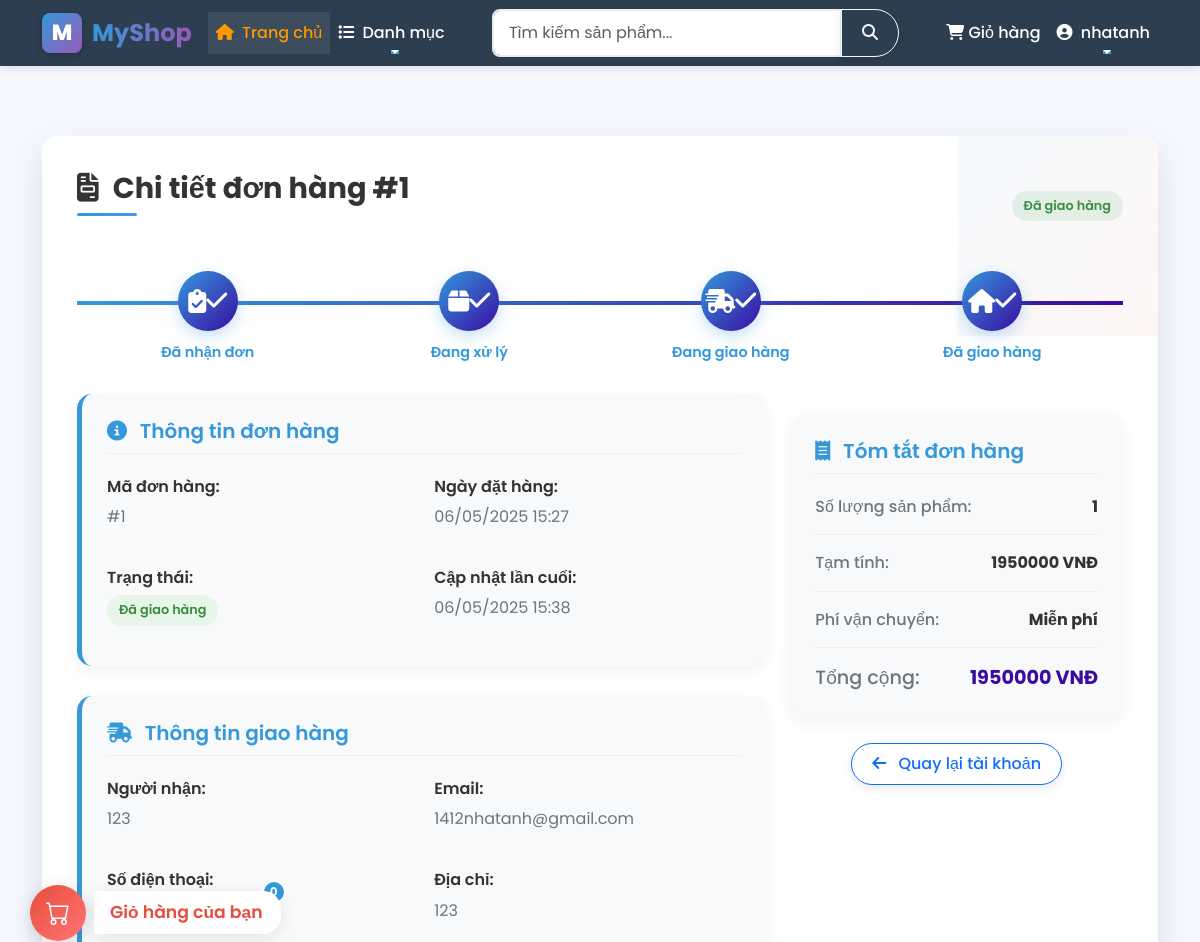
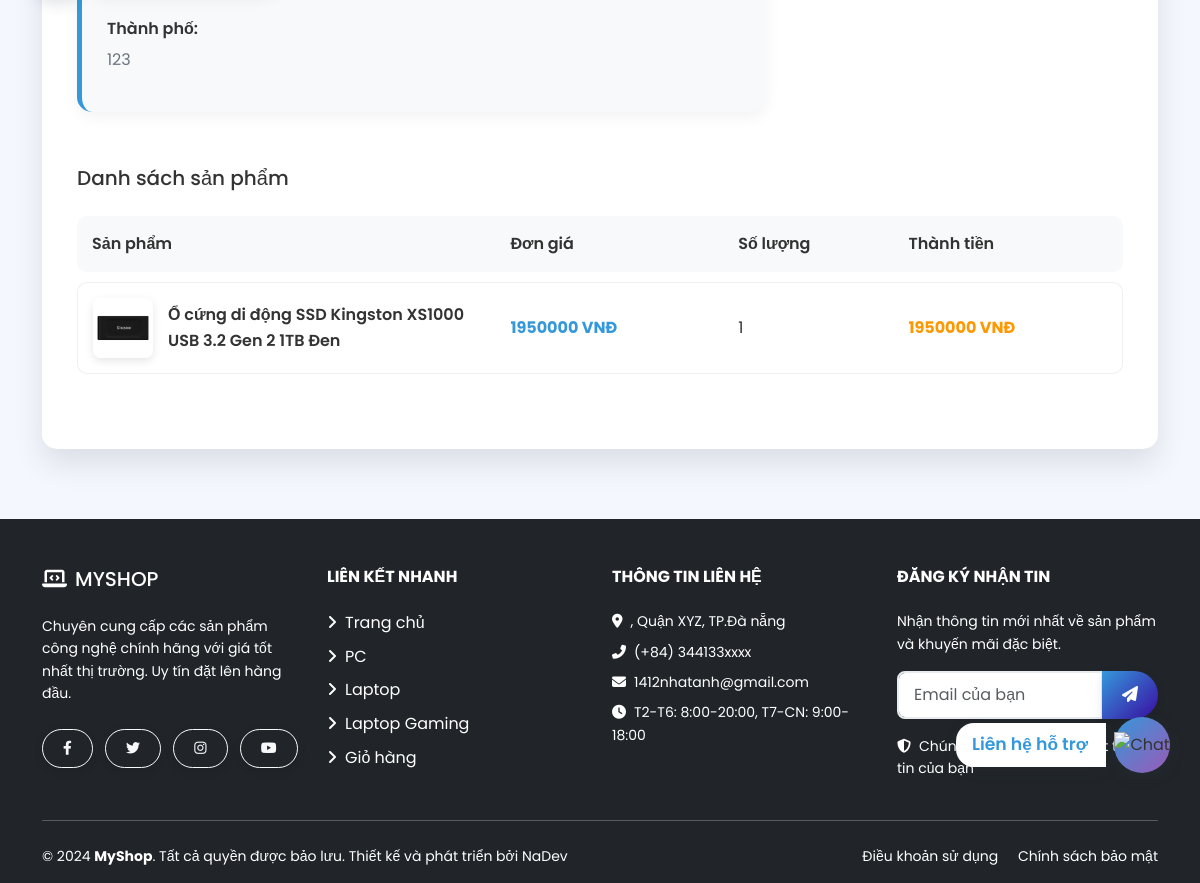
The page /order/1/ (signed in) on the database its author committed (2 pictures, top to bottom).
### shop/models.py (models this page shows, shortened)
class Order(models.Model):
    STATUS_CHOICES = (
        ('pending', 'Chờ xác nhận'),
        ('processing', 'Đang xử lý'),
        ('shipped', 'Đang giao hàng'),
        ('delivered', 'Đã giao hàng'),
        ('cancelled', 'Đã hủy'),
    )
    user = models.ForeignKey(User, on_delete=models.CASCADE, related_name='orders')
    full_name = models.CharField(max_length=100)
    email = models.EmailField()
    phone = models.CharField(max_length=15)
    address = models.TextField()
    city = models.CharField(max_length=100)
    status = models.CharField(max_length=20, choices=STATUS_CHOICES, default='pending')
    total_amount = models.DecimalField(max_digits=12, decimal_places=2)
    created_at = models.DateTimeField(auto_now_add=True)
    updated_at = models.DateTimeField(auto_now=True)
    class Meta:
        ordering = ['-created_at']
    @property
    def get_status_display_vi(self):
        status_map = dict(self.STATUS_CHOICES)
        return status_map.get(self.status, self.status)

class OrderItem(models.Model):
    order = models.ForeignKey(Order, on_delete=models.CASCADE, related_name='items')
    product = models.ForeignKey(Product, on_delete=models.SET_NULL, null=True)
    product_name = models.CharField(max_length=200)  # Lưu tên sản phẩm để phòng trường hợp sản phẩm bị xóa
    product_price = models.DecimalField(max_digits=10, decimal_places=2)  # Lưu giá sản phẩm tại thời điểm mua
    quantity = models.PositiveIntegerField(default=1)
    @property
    def get_total(self):
        return self.product_price * self.quantity

class Product(models.Model):
    CATEGORY_CHOICES = [
        ('PC', 'PC'),
        ('Laptop', 'Laptop'),
        ('Laptop Gaming', 'Laptop Gaming'),
        ('Laptop office', 'Laptop Văn Phòng'),
        ('phụ kiện máy tính', 'Phụ kiện máy tính'),
    ]
    name = models.CharField(max_length=200)
    category = models.CharField(max_length=20, choices=CATEGORY_CHOICES)
    price = models.DecimalField(max_digits=10, decimal_places=2)
    description = models.TextField()
    image = models.ImageField(upload_to='products/')
    created_at = models.DateTimeField(auto_now_add=True)
    colors = models.CharField(max_length=200, blank=True, help_text="Các màu sắc, phân cách bằng dấu phẩy")
    rating = models.DecimalField(max_digits=3, decimal_places=1, default=0.0,
                               help_text="Đánh giá trung bình (0.0-5.0)")
    rating_count = models.IntegerField(default=0, help_text="Số lượng đánh giá")

### shop/views.py (the view)
# urls.py: path('order/<int:order_id>/', order_detail, name='order_detail'),
@login_required(login_url='login')
def order_detail(request, order_id):
    order = get_object_or_404(Order, id=order_id, user=request.user)
    order_items = OrderItem.objects.filter(order=order)
    context = {
        'order': order,
        'order_items': order_items,
    }
    return render(request, 'shop/order_detail.html', context)

### shop/templates/shop/order_detail.html (shortened to what this page needs)
{% extends 'shop/base.html' %}
{% load static %}
{% block content %}
<div class="order-detail-section">
    <div class="d-flex justify-content-between align-items-center mb-4">
        <h1 class="page-title">
            <i class="fas fa-file-invoice me-2"></i> Chi tiết đơn hàng #{{ order.id }}
        </h1>
        <span class="status-badge status-{{ order.status }}">
            {{ order.get_status_display_vi }}
        </span>
    </div>
    <div class="progress-track-container">
        <div class="progress-track">
            <div class="progress-line" id="progress-line"></div>
            <div class="progress-step {% if order.status == 'pending' or order.status == 'processing' or order.status == 'shipped' or order.status == 'delivered' %}active{% endif %} {% if order.status == 'processing' or order.status == 'shipped' or order.status == 'delivered' %}completed{% endif %}" data-step="1">
                <div class="progress-step-icon">
                    <i class="fas fa-clipboard-check"></i>
                </div>
                <div class="progress-step-text">Đã nhận đơn</div>
            </div>
            <div class="progress-step {% if order.status == 'processing' or order.status == 'shipped' or order.status == 'delivered' %}active{% endif %} {% if order.status == 'shipped' or order.status == 'delivered' %}completed{% endif %}" data-step="2">
                <div class="progress-step-icon">
                    <i class="fas fa-box"></i>
                </div>
                <div class="progress-step-text">Đang xử lý</div>
            </div>
            <div class="progress-step {% if order.status == 'shipped' or order.status == 'delivered' %}active{% endif %} {% if order.status == 'delivered' %}completed{% endif %}" data-step="3">
                <div class="progress-step-icon">
                    <i class="fas fa-shipping-fast"></i>
                </div>
                <div class="progress-step-text">Đang giao hàng</div>
            </div>
            <div class="progress-step {% if order.status == 'delivered' %}active completed{% endif %}" data-step="4">
                <div class="progress-step-icon">
                    <i class="fas fa-home"></i>
                </div>
                <div class="progress-step-text">Đã giao hàng</div>
            </div>
        </div>
    </div>
    <div class="row">
        <div class="col-lg-8">
            <div class="order-info-card">
                <h5 class="order-info-title">
                    <i class="fas fa-info-circle me-2"></i> Thông tin đơn hàng
                </h5>
                <div class="info-grid">
                    <div class="info-item">
                        <span class="info-label">Mã đơn hàng:</span>
                        <span class="info-value">#{{ order.id }}</span>
                    </div>
                    <div class="info-item">
                        <span class="info-label">Ngày đặt hàng:</span>
                        <span class="info-value">{{ order.created_at|date:"d/m/Y H:i" }}</span>
                    </div>
                    <div class="info-item">
                        <span class="info-label">Trạng thái:</span>
                        <span class="status-badge status-{{ order.status }}">
                            {{ order.get_status_display_vi }}
                        </span>
                    </div>
                    <div class="info-item">
                        <span class="info-label">Cập nhật lần cuối:</span>
                        <span class="info-value">{{ order.updated_at|date:"d/m/Y H:i" }}</span>
                    </div>
                </div>
            </div>
            <div class="order-info-card">
                <h5 class="order-info-title">
                    <i class="fas fa-shipping-fast me-2"></i> Thông tin giao hàng
                </h5>
                <div class="info-grid">
                    <div class="info-item">
                        <span class="info-label">Người nhận:</span>
                        <span class="info-value">{{ order.full_name }}</span>
                    </div>
                    <div class="info-item">
                        <span class="info-label">Email:</span>
                        <span class="info-value">{{ order.email }}</span>
                    </div>
                    <div class="info-item">
                        <span class="info-label">Số điện thoại:</span>
                        <span class="info-value">{{ order.phone }}</span>
                    </div>
                    <div class="info-item">
                        <span class="info-label">Địa chỉ:</span>
                        <span class="info-value">{{ order.address }}</span>
                    </div>
                    <div class="info-item">
                        <span class="info-label">Thành phố:</span>
                        <span class="info-value">{{ order.city }}</span>
                    </div>
                </div>
            </div>
        </div>
        <div class="col-lg-4">
            <div class="order-summary">
                <h5 class="order-info-title">
                    <i class="fas fa-receipt me-2"></i> Tóm tắt đơn hàng
                </h5>
                <div class="summary-item">
                    <div class="summary-label">Số lượng sản phẩm:</div>
                    <div class="summary-value">{{ order_items.count }}</div>
                </div>
                <div class="summary-item">
                    <div class="summary-label">Tạm tính:</div>
                    <div class="summary-value">{{ order.total_amount|floatformat:0 }} VNĐ</div>
                </div>
                <div class="summary-item">
                    <div class="summary-label">Phí vận chuyển:</div>
                    <div class="summary-value">Miễn phí</div>
                </div>
                <div class="summary-item total-row">
                    <div class="summary-label">Tổng cộng:</div>
                    <div class="summary-value">{{ order.total_amount|floatformat:0 }} VNĐ</div>
                </div>
            </div>
            <div class="text-center mt-4">
                <a href="{% url 'user_account' %}" class="btn btn-outline-primary">
                    <i class="fas fa-arrow-left me-2"></i> Quay lại tài khoản
                </a>
            </div>
        </div>
    </div>
    <h5 class="mt-4 mb-3">Danh sách sản phẩm</h5>
    <div class="table-responsive">
        <table class="products-table">
            <thead>
                <tr>
                    <th style="width: 40%;">Sản phẩm</th>
                    <th>Đơn giá</th>
                    <th>Số lượng</th>
                    <th>Thành tiền</th>
                </tr>
            </thead>
            <tbody>
                {% for item in order_items %}
                <tr>
                    <td>
                        <div class="product-info">
                            {% if item.product and item.product.image %}
                                <img src="{{ item.product.image.url }}" alt="{{ item.product_name }}" class="product-img">
                            {% else %}
                                <img src="{% static 'images/default-product.png' %}" alt="{{ item.product_name }}" class="product-img">
                            {% endif %}
                            <span class="product-name">{{ item.product_name }}</span>
                        </div>
                    </td>
                    <td class="price">{{ item.product_price|floatformat:0 }} VNĐ</td>
                    <td>{{ item.quantity }}</td>
                    <td class="total-price">{{ item.get_total|floatformat:0 }} VNĐ</td>
                </tr>
                {% endfor %}
            </tbody>
        </table>
    </div>
</div>
{% endblock %}

### shop/templates/shop/includes/navbar.html (shortened to what this page needs)
{% load static %}
<nav class="navbar navbar-expand-lg sticky-top navbar-dark bg-dark">
    <div class="container">
        <a class="navbar-brand d-flex align-items-center" href="{% url 'home' %}">
            <div class="logo-container d-flex align-items-center justify-content-center" style="background: linear-gradient(135deg, #3498db, #9b59b6); width: 40px; height: 40px; border-radius: 8px; margin-right: 10px; box-shadow: 0 2px 8px rgba(0,0,0,0.2); transition: transform 0.3s;">
                <span style="font-weight: 800; color: white; font-size: 22px;">M</span>
            </div>
            <span style="font-weight: 700; font-size: 1.5rem; color: #fff; background: linear-gradient(90deg, #3498db, #9b59b6); -webkit-background-clip: text; -webkit-text-fill-color: transparent;">MyShop</span>
        </a>
        <div class="collapse navbar-collapse" id="navbarMain">
            <ul class="navbar-nav me-auto mb-2 mb-lg-0">
                <li class="nav-item">
                    <a class="nav-link active" href="{% url 'home' %}">
                        <i class="fas fa-home me-1"></i> Trang chủ
                    </a>
                </li>
                <li class="nav-item dropdown">
                    <a class="nav-link dropdown-toggle" href="#" id="navbarDropdown" role="button" data-bs-toggle="dropdown" aria-expanded="false">
                        <i class="fas fa-list me-1"></i> Danh mục
                    </a>
                </li>
            </ul>
            <form class="d-flex mx-auto" action="{% url 'product_list' %}" method="get">
                <div class="input-group">
                    <input class="form-control search-input" type="search" placeholder="Tìm kiếm sản phẩm..." aria-label="Search" name="search" value="{% if search %}{{ search }}{% endif %}">
                    <button class="btn btn-outline-light" type="submit">
                        <i class="fas fa-search"></i>
                    </button>
                </div>
            </form>
            <ul class="navbar-nav ms-auto mb-2 mb-lg-0">
                <li class="nav-item">
                    <a class="nav-link position-relative cart-link" href="{% url 'view_cart' %}">
                        <i class="fas fa-shopping-cart"></i> Giỏ hàng
                    </a>
                </li>
                {% if user.is_authenticated %}
                    <li class="nav-item dropdown">
                        <a class="nav-link dropdown-toggle user-link" href="#" id="userDropdown" role="button" data-bs-toggle="dropdown" aria-expanded="false">
                            <i class="fas fa-user-circle me-1"></i> {{ user.username }}
                        </a>
                    </li>
                {% endif %}
            </ul>
        </div>
    </div>
</nav>

### shop/templates/shop/includes/navbar.html (style rules this page uses)
:root { --primary-color: #3498db; --accent-color: #ff9800; --secondary-color: #2c3e50; --light-bg: #f8f9fa; }
.navbar, .navbar-brand { background: #2c3e50 !important; color: #fff !important; }
.navbar .nav-link, .navbar .dropdown-item, .navbar .navbar-brand { color: #fff !important; }
.navbar .nav-link.active, .navbar .nav-link:hover, .navbar .dropdown-item:hover { color: #ff9800 !important; background: rgba(255,255,255,0.08) !important; }
.search-input { border-top-right-radius: 0; border-bottom-right-radius: 0; min-width: 300px; }

### rows shown on the page
Order: id "1", get_status_display_vi "Đã giao hàng", created_at "06/05/2025 15:27", updated_at "06/05/2025 15:38", full_name "123", email "1412nhatanh@gmail.com", address "123", city "123", total_amount "1950000"
OrderItem: product.image (picture), product_name "Ổ cứng di động SSD Kingston XS1000 USB 3.2 Gen 2 1TB Đen", product_price "1950000", quantity "1", get_total "1950000"

### other values the page prints
{{ user.username }} "nhatanh"
{{ order_items.count }} "1"
